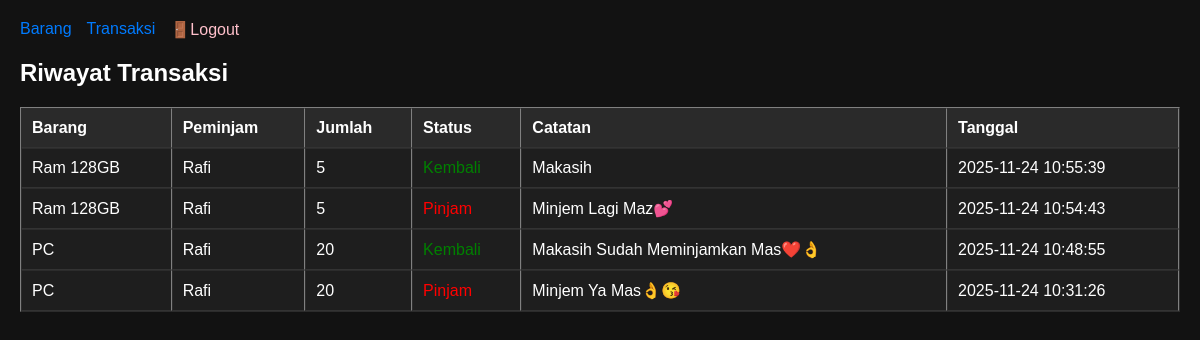
/transaksi.php (signed in), run on the app's committed database.
### tables this page shows
CREATE TABLE `transaksi` (
  `id` int(11) NOT NULL,
  `id_barang` int(11) NOT NULL,
  `peminjam` varchar(50) NOT NULL,
  `jumlah` int(11) NOT NULL,
  `kategori` enum('pinjam','kembali') NOT NULL,
  `tanggal` datetime NOT NULL DEFAULT current_timestamp(),
  `catatan` text NOT NULL
);

CREATE TABLE `barang` (
  `id` int(11) NOT NULL,
  `nama` varchar(50) NOT NULL,
  `deskripsi` text NOT NULL,
  `jumlah` int(11) NOT NULL,
  `jumlah_tersedia` int(11) NOT NULL,
  `lokasi` varchar(50) NOT NULL,
  `kode` varchar(50) NOT NULL,
  `created_at` timestamp NOT NULL DEFAULT current_timestamp()
);

### transaksi.php (the view, shortened to what this page needs)
<?php
include 'fungsi.php';
$transaksi = $koneksi->query("SELECT t.*, b.nama FROM transaksi t JOIN barang b ON t.id_barang = b.id ORDER BY t.tanggal DESC")->fetch_all(MYSQLI_ASSOC);
?>
<!DOCTYPE html>
<html lang="id">
<head>
    <link rel="stylesheet" href="style.css">
</head>
<body>
    <div>
        <nav style="display: flex; gap: 15px;">
            <a href="index.php">Barang</a>
            <a href="transaksi.php">Transaksi</a>
            <a href="logout.php" style="color: pink;">🚪Logout</a>
        </nav>
        <h2 style="margin: 20px 0;">Riwayat Transaksi</h2>
        <table border="1" cellpadding="10" cellspacing="0">
            <thead>
                <tr>
                    <th>Barang</th>
                    <th>Peminjam</th>
                    <th>Jumlah</th>
                    <th>Status</th>
                    <th>Catatan</th>
                    <th>Tanggal</th>
                </tr>
            </thead>
            <tbody>
                <?php foreach ($transaksi as $t): ?>
                    <tr>
                        <td><?= $t['nama'] ?></td>
                        <td><?= $t['peminjam'] ?></td>
                        <td><?= $t['jumlah'] ?></td>
                        <td style="color: <?= $t['kategori'] == 'pinjam' ? 'red' : 'green' ?>">
                            <?= ucfirst($t['kategori']) ?>
                        </td>
                        <td><?= $t['catatan'] ?></td>
                        <td><?= $t['tanggal'] ?></td>
                    </tr>
                <?php endforeach; ?>
            </tbody>
        </table>
    </div>
</body>
</html>

### style.css (style rules this page uses)
* { box-sizing: border-box; margin: 0; padding: 0; }
body { font-family: Arial, sans-serif; background-color: #121212; color: #ffffff; margin: 0; padding: 20px; }
h2 { color: #ffffff; }
table { width: 100%; border-collapse: separate; margin-top: 20px; background-color: #1e1e1e; }
th, td { padding: 10px; text-align: left; border-bottom: 1px solid #333; }
th { background-color: #2a2a2a; color: #ffffff; }
a { color: #007bff; text-decoration: none; }
div { max-width: 1200px; margin: 0 auto; }

### data on the page
transaksi: barang.nama "Ram 128GB", peminjam "Rafi", jumlah "5", kategori "Kembali", catatan "Makasih", tanggal "2025-11-24 10:55:39"
transaksi: barang.nama "Ram 128GB", peminjam "Rafi", jumlah "5", kategori "Pinjam", catatan "Minjem Lagi Maz💕", tanggal "2025-11-24 10:54:43"
transaksi: barang.nama "PC", peminjam "Rafi", jumlah "20", kategori "Kembali", catatan "Makasih Sudah Meminjamkan Mas❤️👌", tanggal "2025-11-24 10:48:55"
transaksi: barang.nama "PC", peminjam "Rafi", jumlah "20", kategori "Pinjam", catatan "Minjem Ya Mas👌😘", tanggal "2025-11-24 10:31:26"
